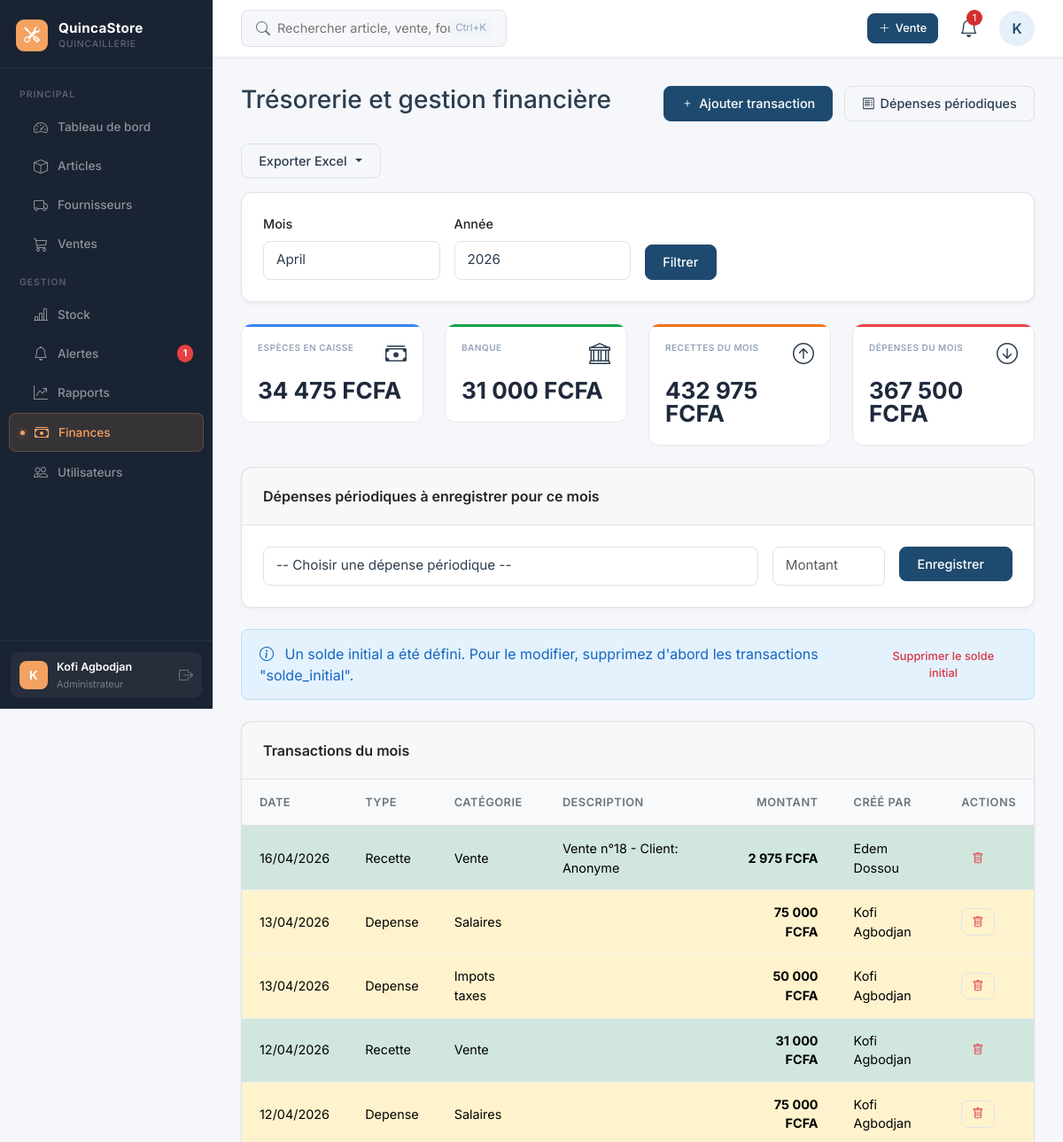
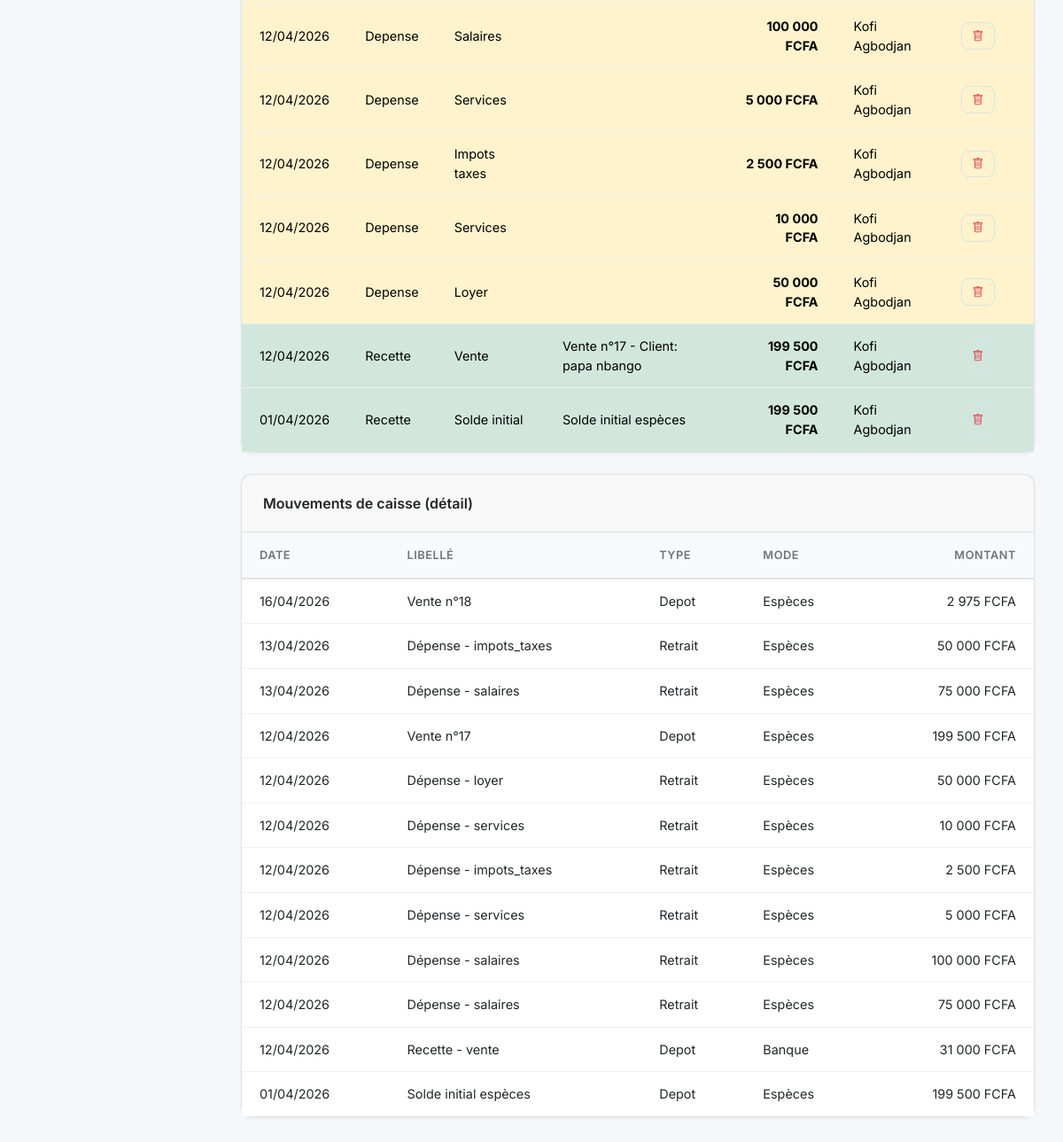
The app's page /tresorerie.php (signed in) with its own data (2 pictures, top to bottom).
### tables this page shows
CREATE TABLE `transactions` (
  `id` int(11) NOT NULL,
  `type` enum('recette','depense') NOT NULL,
  `categorie` varchar(50) NOT NULL,
  `montant` decimal(12,0) NOT NULL,
  `description` text DEFAULT NULL,
  `date_transaction` date NOT NULL,
  `reference_type` enum('vente','depense_periodique','autre') DEFAULT 'autre',
  `reference_id` int(11) DEFAULT NULL,
  `created_by` int(11) DEFAULT NULL,
  `created_at` timestamp NOT NULL DEFAULT current_timestamp()
);

CREATE TABLE `users` (
  `id` int(11) NOT NULL,
  `nom` varchar(100) NOT NULL,
  `email` varchar(150) NOT NULL,
  `password` varchar(255) NOT NULL,
  `role` enum('administrateur','gestionnaire','vendeur') DEFAULT 'vendeur',
  `actif` tinyint(1) DEFAULT 1,
  `created_at` timestamp NOT NULL DEFAULT current_timestamp()
);

CREATE TABLE `caisse` (
  `id` int(11) NOT NULL,
  `date_operation` date NOT NULL,
  `libelle` varchar(100) NOT NULL,
  `type` enum('depot','retrait','virement') NOT NULL,
  `montant` decimal(12,0) NOT NULL,
  `mode` enum('especes','banque') NOT NULL,
  `description` text DEFAULT NULL,
  `transaction_id` int(11) DEFAULT NULL,
  `created_by` int(11) DEFAULT NULL,
  `created_at` timestamp NOT NULL DEFAULT current_timestamp()
);

### config.php (called while the page is built, shortened)
<?php
function fcfa($montant) {
    return number_format((float)$montant, 0, ',', ' ') . ' FCFA';
}

### tresorerie.php (the view, shortened to what this page needs)
<?php
require_once 'config.php';
require_once 'database.php';
$stmt = mysqli_prepare($conn, "SELECT COUNT(*) as nb FROM transactions WHERE categorie = 'solde_initial'");
mysqli_stmt_execute($stmt);
$solde_initial_existe = mysqli_fetch_assoc(mysqli_stmt_get_result($stmt))['nb'] > 0;
$mois = isset($_GET['mois']) ? (int) $_GET['mois'] : date('m');
$annee = isset($_GET['annee']) ? (int) $_GET['annee'] : date('Y');
$date_debut = "$annee-$mois-01";
$date_fin = date('Y-m-t', strtotime($date_debut));
$stmt = mysqli_prepare($conn, "
    SELECT
        COALESCE(SUM(CASE WHEN type = 'depot' THEN montant ELSE 0 END), 0) -
        COALESCE(SUM(CASE WHEN type = 'retrait' THEN montant ELSE 0 END), 0) as solde
    FROM caisse
    WHERE mode = 'especes' AND date_operation <= ?
");
mysqli_stmt_bind_param($stmt, "s", $date_fin);
mysqli_stmt_execute($stmt);
$soldeEspeces = mysqli_fetch_assoc(mysqli_stmt_get_result($stmt))['solde'] ?? 0;
$stmt = mysqli_prepare($conn, "
    SELECT
        COALESCE(SUM(CASE WHEN type = 'depot' THEN montant ELSE 0 END), 0) -
        COALESCE(SUM(CASE WHEN type = 'retrait' THEN montant ELSE 0 END), 0) as solde
    FROM caisse
    WHERE mode = 'banque' AND date_operation <= ?
");
mysqli_stmt_bind_param($stmt, "s", $date_fin);
mysqli_stmt_execute($stmt);
$soldeBanque = mysqli_fetch_assoc(mysqli_stmt_get_result($stmt))['solde'] ?? 0;
$stmt = mysqli_prepare($conn, "SELECT SUM(montant) as total FROM transactions WHERE type='recette' AND DATE(date_transaction) BETWEEN ? AND ?");
mysqli_stmt_bind_param($stmt, "ss", $date_debut, $date_fin);
mysqli_stmt_execute($stmt);
$recettes = mysqli_fetch_assoc(mysqli_stmt_get_result($stmt))['total'] ?? 0;
$stmt = mysqli_prepare($conn, "SELECT SUM(montant) as total FROM transactions WHERE type='depense' AND DATE(date_transaction) BETWEEN ? AND ?");
mysqli_stmt_bind_param($stmt, "ss", $date_debut, $date_fin);
mysqli_stmt_execute($stmt);
$depenses = mysqli_fetch_assoc(mysqli_stmt_get_result($stmt))['total'] ?? 0;
$stmt = mysqli_prepare($conn, "SELECT * FROM depenses_periodiques WHERE actif=1");
mysqli_stmt_execute($stmt);
$periodiques = mysqli_fetch_all(mysqli_stmt_get_result($stmt), MYSQLI_ASSOC);
$stmt = mysqli_prepare($conn, "
    SELECT t.*, u.nom as created_by_name
    FROM transactions t
    LEFT JOIN users u ON u.id = t.created_by
    WHERE DATE(t.date_transaction) BETWEEN ? AND ?
    ORDER BY t.date_transaction DESC, t.id DESC
");
mysqli_stmt_bind_param($stmt, "ss", $date_debut, $date_fin);
mysqli_stmt_execute($stmt);
$transactions = mysqli_fetch_all(mysqli_stmt_get_result($stmt), MYSQLI_ASSOC);
$stmt = mysqli_prepare($conn, "SELECT * FROM caisse WHERE DATE(date_operation) BETWEEN ? AND ? ORDER BY date_operation DESC");
mysqli_stmt_bind_param($stmt, "ss", $date_debut, $date_fin);
mysqli_stmt_execute($stmt);
$caisses = mysqli_fetch_all(mysqli_stmt_get_result($stmt), MYSQLI_ASSOC);
?>
<!DOCTYPE html>
<html lang="fr">
<head>
    <link href="https://cdn.jsdelivr.net/npm/bootstrap@5.3.0/dist/css/bootstrap.min.css" rel="stylesheet">
    <link rel="stylesheet" href="https://cdn.jsdelivr.net/npm/bootstrap-icons@1.11.3/font/bootstrap-icons.min.css">
    <link rel="stylesheet" href="assets/style.css">
</head>
<body>
    <?php include 'includes/sidebar.php'; ?>
    <div class="main-content">
        <?php include 'includes/header.php'; ?>
        <div class="page-content">
            <div class="d-flex justify-content-between align-items-center mb-4">
                <h1 class="h3">Trésorerie et gestion financière</h1>
                <div>
                    <a href="ajouter_transaction.php" class="btn btn-primary me-2"><i class="bi bi-plus"></i> Ajouter
                        transaction</a>
                    <a href="depenses.php" class="btn btn-outline"><i class="bi bi-receipt"></i> Dépenses
                        périodiques</a>
                </div>
            </div>
            <div class="btn-group mb-3">
                <button class="btn btn-outline dropdown-toggle" data-bs-toggle="dropdown">Exporter Excel</button>
            </div>
            <div class="card mb-4">
                <div class="card-body">
                    <form method="GET" class="row g-3">
                        <div class="col-md-3">
                            <label class="form-label">Mois</label>
                            <select name="mois" class="form-select">
                                <?php for ($m = 1; $m <= 12; $m++): ?>
                                    <option value="<?= $m ?>" <?= $mois == $m ? 'selected' : '' ?>>
                                        <?= date('F', mktime(0, 0, 0, $m, 1)) ?>
                                    </option>
                                <?php endfor; ?>
                            </select>
                        </div>
                        <div class="col-md-3">
                            <label class="form-label">Année</label>
                            <select name="annee" class="form-select">
                                <?php $currentYear = date('Y');
                                for ($y = $currentYear - 2; $y <= $currentYear + 1; $y++): ?>
                                    <option value="<?= $y ?>" <?= $annee == $y ? 'selected' : '' ?>><?= $y ?></option>
                                <?php endfor; ?>
                            </select>
                        </div>
                        <div class="col-md-2 d-flex align-items-end">
                            <button type="submit" class="btn btn-primary">Filtrer</button>
                        </div>
                    </form>
                </div>
            </div>
            <div class="row g-4 mb-4">
                <div class="col-md-3">
                    <div class="kpi-card blue">
                        <div class="kpi-header">
                            <div class="kpi-label">Espèces en caisse</div><i class="bi bi-cash-stack fs-4"></i>
                        </div>
                        <div class="kpi-value"><?= fcfa($soldeEspeces) ?></div>
                    </div>
                </div>
                <div class="col-md-3">
                    <div class="kpi-card green">
                        <div class="kpi-header">
                            <div class="kpi-label">Banque</div><i class="bi bi-bank fs-4"></i>
                        </div>
                        <div class="kpi-value"><?= fcfa($soldeBanque) ?></div>
                    </div>
                </div>
                <div class="col-md-3">
                    <div class="kpi-card orange">
                        <div class="kpi-header">
                            <div class="kpi-label">Recettes du mois</div><i class="bi bi-arrow-up-circle fs-4"></i>
                        </div>
                        <div class="kpi-value"><?= fcfa($recettes) ?></div>
                    </div>
                </div>
                <div class="col-md-3">
                    <div class="kpi-card red">
                        <div class="kpi-header">
                            <div class="kpi-label">Dépenses du mois</div><i class="bi bi-arrow-down-circle fs-4"></i>
                        </div>
                        <div class="kpi-value"><?= fcfa($depenses) ?></div>
                    </div>
                </div>
            </div>
            <?php if (count($periodiques) > 0): ?>
                <div class="card mb-4">
                    <div class="card-header">Dépenses périodiques à enregistrer pour ce mois</div>
                    <div class="card-body">
                        <form method="POST" action="ajouter_transaction.php" class="row g-3">
                            <div class="col-md-8">
                                <select name="categorie" class="form-select" required>
                                    <option value="">-- Choisir une dépense périodique --</option>
                                </select>
                            </div>
                            <div class="col-md-2">
                                <input type="number" name="montant" class="form-control" placeholder="Montant" required>
                            </div>
                            <div class="col-md-2">
                                <button type="submit" class="btn btn-primary w-100">Enregistrer</button>
                            </div>
                        </form>
                    </div>
                </div>
            <?php endif; ?>
            <?php if ($solde_initial_existe && $_SESSION['role'] === 'administrateur'): ?>
                <div class="alert alert-info mb-4">
                    <div class="d-flex justify-content-between align-items-center">
                        <div><i class="bi bi-info-circle me-2"></i> Un solde initial a été défini. Pour le modifier,
                            supprimez d'abord les transactions "solde_initial".</div>
                        <a href="supprimer_solde_initial.php" class="btn btn-sm btn-outline-danger"
                            onclick="return confirm('Supprimer toutes les transactions de solde initial ? Cela affectera vos soldes.')">Supprimer
                            le solde initial</a>
                    </div>
                </div>
            <?php endif; ?>
            <div class="card">
                <div class="card-header">Transactions du mois</div>
                <div class="card-body p-0">
                    <table class="table">
                        <thead>
                            <tr>
                                <th>Date</th>
                                <th>Type</th>
                                <th>Catégorie</th>
                                <th>Description</th>
                                <th class="text-end">Montant</th>
                                <th>Créé par</th>
                                <th>Actions</th>
                            </tr>
                        </thead>
                        <tbody>
                            <?php foreach ($transactions as $t): ?>
                                <tr class="<?= $t['type'] == 'recette' ? 'table-success' : 'table-warning' ?>">
                                    <td><?= date('d/m/Y', strtotime($t['date_transaction'])) ?></td>
                                    <td><?= ucfirst($t['type']) ?></td>
                                    <td><?= ucfirst(str_replace('_', ' ', $t['categorie'])) ?></td>
                                    <td><?= nl2br(htmlspecialchars($t['description'] ?? '')) ?></td>
                                    <td class="text-end fw-bold"><?= fcfa($t['montant']) ?></td>
                                    <td><?= htmlspecialchars($t['created_by_name'] ?? '-') ?></td>
                                    <td>
                                        <a href="supprimer_transaction.php?id=<?= $t['id'] ?>"
                                            class="btn btn-sm btn-outline text-danger delete-confirm"><i
                                                class="bi bi-trash"></i></a>
                                    </td>
                                </tr>
                            <?php endforeach; ?>
                        </tbody>
                    </table>
                </div>
            </div>
            <div class="card mt-4">
                <div class="card-header">Mouvements de caisse (détail)</div>
                <div class="card-body p-0">
                    <table class="table">
                        <thead>
                            <tr>
                                <th>Date</th>
                                <th>Libellé</th>
                                <th>Type</th>
                                <th>Mode</th>
                                <th class="text-end">Montant</th>
                            </tr>
                        </thead>
                        <tbody>
                            <?php foreach ($caisses as $c): ?>
                                <tr>
                                    <td><?= date('d/m/Y', strtotime($c['date_operation'])) ?></td>
                                    <td><?= htmlspecialchars($c['libelle']) ?></td>
                                    <td><?= ucfirst($c['type']) ?></td>
                                    <td><?= $c['mode'] == 'especes' ? 'Espèces' : 'Banque' ?></td>
                                    <td class="text-end"><?= fcfa($c['montant']) ?></td>
                                </tr>
                            <?php endforeach; ?>
                        </tbody>
                    </table>
                </div>
            </div>
        </div>
    </div>
</body>
</html>

### records on screen
transactions: date_transaction "16/04/2026", type "Recette", categorie "Vente", description "Vente n°18 - Client: Anonyme", montant "2 975 FCFA", created_by.nom "Edem Dossou"
transactions: date_transaction "13/04/2026", type "Depense", categorie "Salaires", montant "75 000 FCFA", created_by.nom "Kofi Agbodjan"
transactions: date_transaction "13/04/2026", type "Depense", categorie "Impots taxes", montant "50 000 FCFA", created_by.nom "Kofi Agbodjan"
transactions: date_transaction "12/04/2026", type "Recette", categorie "Vente", montant "31 000 FCFA", created_by.nom "Kofi Agbodjan"
transactions: date_transaction "12/04/2026", type "Depense", categorie "Salaires", montant "75 000 FCFA", created_by.nom "Kofi Agbodjan"
transactions: date_transaction "12/04/2026", type "Depense", categorie "Salaires", montant "100 000 FCFA", created_by.nom "Kofi Agbodjan"
transactions: date_transaction "12/04/2026", type "Depense", categorie "Services", montant "5 000 FCFA", created_by.nom "Kofi Agbodjan"
transactions: date_transaction "12/04/2026", type "Depense", categorie "Impots taxes", montant "2 500 FCFA", created_by.nom "Kofi Agbodjan"
transactions: date_transaction "12/04/2026", type "Depense", categorie "Services", montant "10 000 FCFA", created_by.nom "Kofi Agbodjan"
transactions: date_transaction "12/04/2026", type "Depense", categorie "Loyer", montant "50 000 FCFA", created_by.nom "Kofi Agbodjan"
transactions: date_transaction "12/04/2026", type "Recette", categorie "Vente", description "Vente n°17 - Client: papa nbango", montant "199 500 FCFA", created_by.nom "Kofi Agbodjan"
transactions: date_transaction "01/04/2026", type "Recette", categorie "Solde initial", description "Solde initial espèces", montant "199 500 FCFA", created_by.nom "Kofi Agbodjan"
caisse: date_operation "16/04/2026", libelle "Vente n°18", type "Depot", mode "Espèces", montant "2 975 FCFA"
caisse: date_operation "13/04/2026", libelle "Dépense - impots_taxes", type "Retrait", mode "Espèces", montant "50 000 FCFA"
caisse: date_operation "13/04/2026", libelle "Dépense - salaires", type "Retrait", mode "Espèces", montant "75 000 FCFA"
caisse: date_operation "12/04/2026", libelle "Vente n°17", type "Depot", mode "Espèces", montant "199 500 FCFA"
caisse: date_operation "12/04/2026", libelle "Dépense - loyer", type "Retrait", mode "Espèces", montant "50 000 FCFA"
caisse: date_operation "12/04/2026", libelle "Dépense - services", type "Retrait", mode "Espèces", montant "10 000 FCFA"
caisse: date_operation "12/04/2026", libelle "Dépense - impots_taxes", type "Retrait", mode "Espèces", montant "2 500 FCFA"
caisse: date_operation "12/04/2026", libelle "Dépense - services", type "Retrait", mode "Espèces", montant "5 000 FCFA"
caisse: date_operation "12/04/2026", libelle "Dépense - salaires", type "Retrait", mode "Espèces", montant "100 000 FCFA"
caisse: date_operation "12/04/2026", libelle "Dépense - salaires", type "Retrait", mode "Espèces", montant "75 000 FCFA"
caisse: date_operation "12/04/2026", libelle "Recette - vente", type "Depot", mode "Banque", montant "31 000 FCFA"
caisse: date_operation "01/04/2026", libelle "Solde initial espèces", type "Depot", mode "Espèces", montant "199 500 FCFA"

### other values on screen
$nbA "1"
substr($user['nom'], 0, 1) "K"
$user['nom'] "Kofi Agbodjan"
$user['role'] "Administrateur"
$nbAlertesH "1"
substr($_SESSION['nom'], 0, 1) "K"
fcfa($soldeEspeces) "34 475 FCFA"
fcfa($soldeBanque) "31 000 FCFA"
fcfa($recettes) "432 975 FCFA"
fcfa($depenses) "367 500 FCFA"
form field mois "April"
form field annee "2026"
